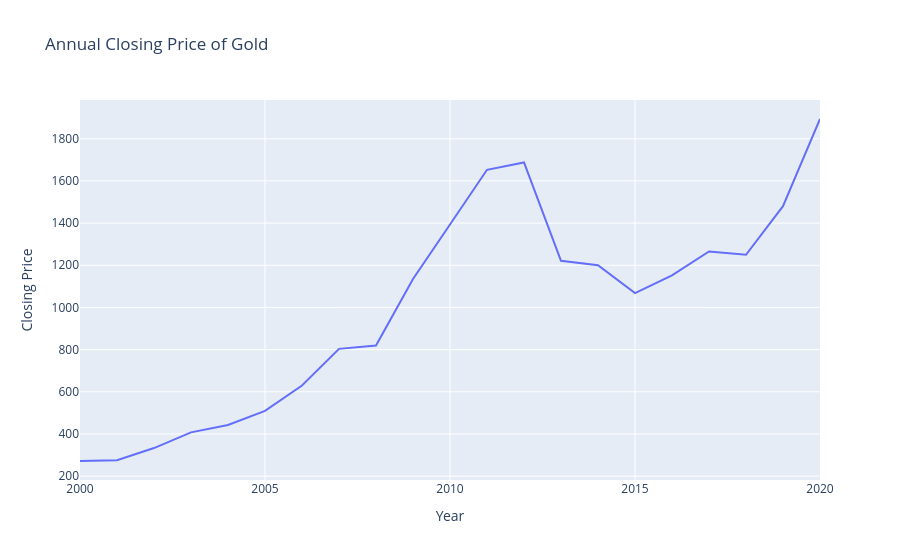

The cell this chart's notebook holds for it:
### Markdown cell above
---

### 🎯 Exercise 3: Annual closing gold price in 2000s 📈

#### 👇 Tasks

- ✔️ Using `df_gold`, create a line chart that displays the closing price by year.
  - Only include years 2000 or later (`df_gold['Year'] >= 2000`).
- ✔️ Store your figure to a variable named `fig`.
- ✔️ Add an appropriate title to your figure.
- ✔️ Display the figure using `fig.show()`

#### 🚀 Hints

- 👉 `fig = px.line(df_gold[df_gold['Year'] >= 2000], x='Year', ...)`

### Code cell
# YOUR CODE BEGINS
fig = px.line(
    df_gold[df_gold["Year"] >= 2000],
    x="Year",
    y="Closing Price",
    title="Annual Closing Price of Gold",
)
fig.show()
# YOUR CODE ENDS

### Figure 1 — Plotly figure (JSON) as saved in the notebook; plotly's stock layout.template omitted (floating-point values rounded to 4 significant figures)
{"data": [{"hovertemplate": "Year=%{x}<br>Closing Price=%{y}<extra></extra>", "legendgroup": "", "line": {"color": "#636efa", "dash": "solid"}, "marker": {"symbol": "circle"}, "mode": "lines", "name": "", "orientation": "v", "showlegend": false, "type": "scatter", "x": [2000, 2001, 2002, 2003, 2004, 2005, 2006, 2007, 2008, 2009, 2010, 2011, 2012, 2013, 2014, 2015, 2016, 2017, 2018, 2019, 2020], "xaxis": "x", "y": [271.9, 276.0, 333.3, 407.7, 443.0, 509.4, 629.5, 803.6, 819.9, 1135.0, 1394.0, 1653.0, 1687.0, 1222.0, 1200.0, 1068.0, 1152.0, 1266.0, 1250.0, 1480.0, 1894.0], "yaxis": "y"}], "layout": {"legend": {"tracegroupgap": 0}, "title": {"text": "Annual Closing Price of Gold"}, "xaxis": {"anchor": "y", "domain": [0, 1], "title": {"text": "Year"}}, "yaxis": {"anchor": "x", "domain": [0, 1], "title": {"text": "Closing Price"}}}}
